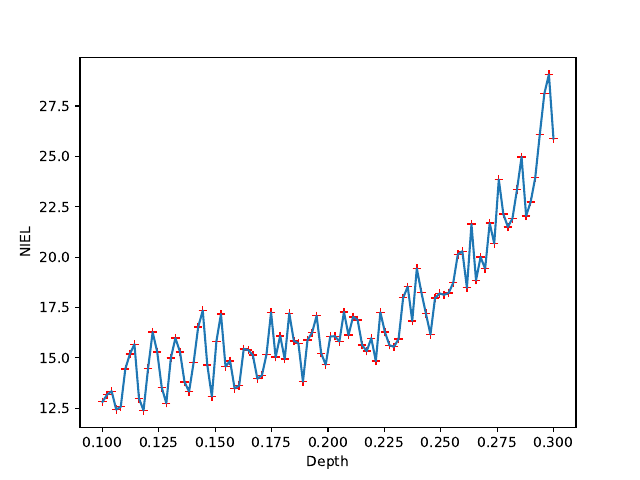

The Python source for this figure:
#Transforms proton damage in silicon to 1MeV neutron equivalent (Non Ionizing Energy Loss)
import ROOT as r
import matplotlib.pyplot as plt
import numpy as np
from scipy.interpolate import interp1d

def plotNIEL(rootFiles,pltMin,pltMax,nPoints=100):

	energies=[]
	damageFactors=[]
	weights = open("rd50DamageCoeff.txt", "r") 

	for line in weights:
	  energies.append(float(line.split('\t')[0]))
	  damageFactors.append(float(line.split('\t')[1]))
	weights.close()

	interpolation = interp1d(energies, damageFactors)


	currentEvent 	= 0
	plotStep		= (pltMax-pltMin)/nPoints
	checkpoint		= pltMin
	NIEL 			= nPoints*[0]
	depth 			= np.linspace(pltMin,pltMax,nPoints)


	for filename in rootFiles:
		print filename
		tfile = r.TFile.Open(filename)
		ttree = tfile.Get("ttree")
		for event in ttree:

			evtNumber 	= ttree.EventNumber
			stepZ 	  	= ttree.StepZ
			kinE	  	= ttree.kineticEnergy
			
			if(currentEvent!=evtNumber):
				currentEvent	= evtNumber
				checkpoint		= pltMin

			if(stepZ>pltMax or kinE<0.001):#check in literature if the 1keV threshold holds!
				continue

			if(stepZ>checkpoint):
				binN			= int((stepZ-pltMin)/plotStep)
				checkpoint		+=plotStep
				NIEL[binN]		+=interpolation(kinE)/10000

	plt.plot(depth,NIEL,'r+')
	plt.ylabel('NIEL')
	plt.xlabel('Depth')
	#plt.savefig('test.pdf')

	power_smooth = interp1d(depth,NIEL)
	plt.plot(depth,power_smooth(depth))
	print np.average(power_smooth(depth)), np.average(NIEL)
	plt.savefig('NIEL.pdf')